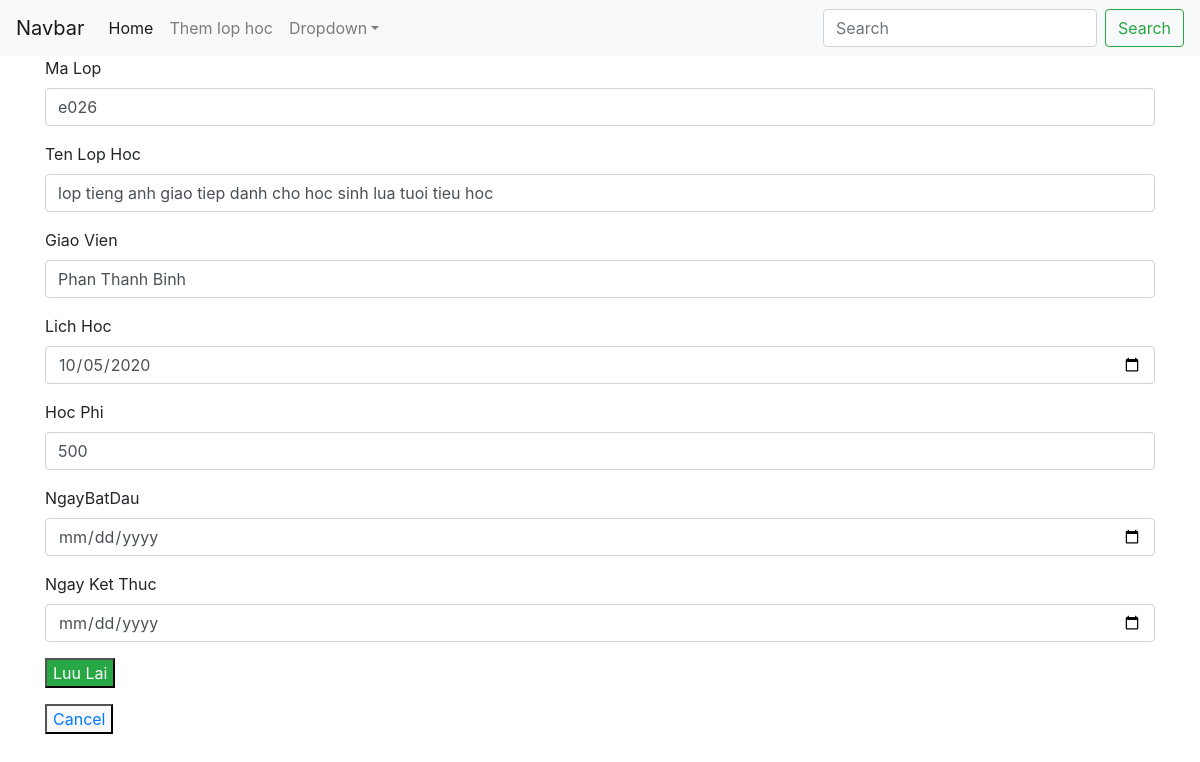
The page /edit.php?MaLop=e026 on the database its author committed.
### tables this page shows
CREATE TABLE `class` (
  `MaLop` varchar(50) NOT NULL,
  `TenLopHoc` text NOT NULL,
  `GiaoVien` text NOT NULL,
  `LichHoc` varchar(100) NOT NULL,
  `HocPhi` smallint(100) NOT NULL,
  `NgayBatDau` varchar(50) NOT NULL,
  `NgayKetThuc` varchar(50) NOT NULL
);

### Includes/Functions.php (called while the page is built, shortened)
<?php
function getOneClass($MaLop)
{
    global $conn;
    $sql = "SELECT * FROM class WHERE MaLop = '$MaLop'";
    $result = mysqli_query($conn, $sql);
    $class = mysqli_fetch_assoc($result);
    return $class;
}

### edit.php (the view, shortened to what this page needs)
<?php
require('Includes/Connection.php');
include("Includes/Functions.php");
$MaLop = $_GET['MaLop'];
$class = getOneClass($MaLop);
include("Includes/header.php");
?>
<body>
    <main class="container">
        <div class="row">
            <div class="col-md-12">
                <form action="" method="POST">
                    <div class="form-group">
                        <label for="txtMaLop">Ma Lop</label>
                        <input type="text" class="form-control" name="txtMaLop" id="txtMaLop" value="<?php echo $class['MaLop']; ?>">
                    </div>
                    <div class="form-group">
                        <label for="txtTenLopHoc">Ten Lop Hoc</label>
                        <input type="text" class="form-control" name="txtTenLopHoc" id="txtTenLopHoc" value="<?php echo $class['TenLopHoc']; ?>">
                    </div>
                    <div class="form-group">
                        <label for="txtGiaoVien">Giao Vien</label>
                        <input type="text" class="form-control" name="txtGiaoVien" id="txtGiaoVien" value="<?php echo $class['GiaoVien']; ?>">
                    </div>
                    <div class="form-group">
                        <label for="txtLichHoc">Lich Hoc</label>
                        <input type="date" class="form-control" name="txtLichHoc" id="txtLichHoc" value="<?php echo $class['LichHoc']; ?>">
                    </div>
                    <div class="form-group">
                        <label for="txtHocPhi">Hoc Phi</label>
                        <input type="text" class="form-control" name="txtHocPhi" id="txtHocPhi" value="<?php echo $class['HocPhi']; ?>">
                    </div>
                    <div class="form-group">
                        <label for="txtNgayBatDau">NgayBatDau</label>
                        <input type="date" class="form-control" name="txtNgayBatDau" id="txtNgayBatDau" value="<?php echo $class['NgayBatDau']; ?>">
                    </div>
                    <div class="form-group">
                        <label for="txtNgayKetThuc">Ngay Ket Thuc</label>
                        <input type="date" class="form-control" name="txtNgayKetThuc" id="txtNgayKetThuc" value="<?php echo $class['NgayKetThuc']; ?>">
                    </div>
                    <div class="form-group">
                        <button type="submit" class="bg-success text-white" name="btnSave" id="btnSave">
                            Luu Lai
                        </button>
                    </div>
                    <div class="form-group">
                        <button type="back" class="bg-light " name="btnCancel" id="btnCancel">
                            <a class="btnCancel" href="index.php">Cancel</a>
                        </button>
                    </div>
                </form>
            </div>
        </div>
    </main>
</body>
<?php
include("Includes/footer.php");
?>

### rows shown on the page
class: txtMaLop "e026", txtTenLopHoc "lop tieng anh giao tiep danh cho hoc sinh lua tuoi tieu hoc", txtGiaoVien "Phan Thanh Binh", txtLichHoc "10/05/2020", txtHocPhi "500"
